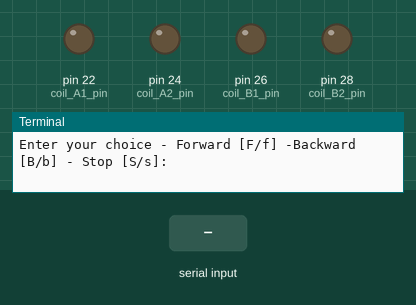
This program was run on a simulated Raspberry Pi (header pin numbers). Shown: output pins drawn as LEDs (lit = HIGH), the last lines printed to the terminal. Inputs (shaded band) come from the test bench.

Above: at 1.2 s.
1.3 s: "F" typed at the terminal, then Enter
At 2.1 s:
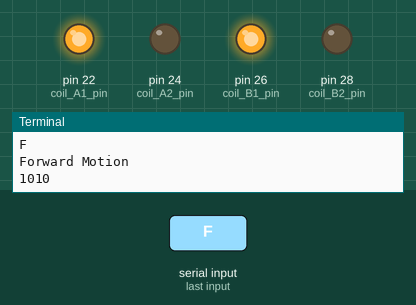
At 3.1 s:
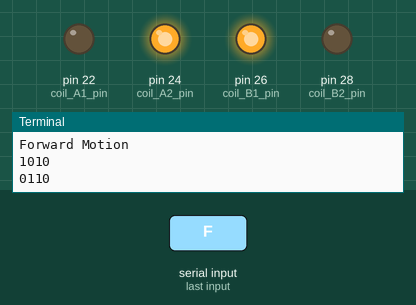
Timing chart, 0 to 10.8 s (numbered marks = the images above; inputs shaded):
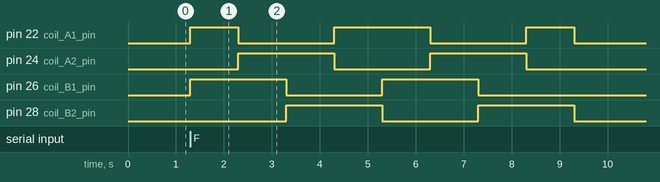

Measured:
- after the input at 1.3 s, pin 22 (coil_A1_pin): goes HIGH 1.0 s, LOW 2.0 s, HIGH 2.0 s, LOW 2.0 s, HIGH 1.0 s, then LOW, starting at once; pin 24 (coil_A2_pin): alternates HIGH for 2.0 s and LOW for 2.0 s, 4 changes in all, then stays LOW, starting after 1.0 s

The program:

Stepper_motor.py
```python
import RPi.GPIO as GPIO
import time
GPIO.setmode(GPIO.BOARD)
coil_A1_pin = 22
coil_A2_pin = 24
coil_B1_pin = 26
coil_B2_pin = 28
GPIO.setup(coil_A1_pin, GPIO.OUT)
GPIO.setup(coil_A2_pin, GPIO.OUT)
GPIO.setup(coil_B1_pin, GPIO.OUT)
GPIO.setup(coil_B2_pin, GPIO.OUT)
forward = ['1010', '0110', '0101', '1001']
backward = ['1001', '0101', '0110', '1010']
def forw(delay, steps):
    for i in range(steps):
        for step in forward:
            print(step)
            set_step(step)
            time.sleep(delay)
def back(delay, steps):
    for i in range(steps):
        for step in backward:
            print(step)
            set_step(step)
            time.sleep(delay)
def set_step(step):
    GPIO.output(coil_A1_pin, step[0] == '1')
    GPIO.output(coil_A2_pin, step[1] == '1')
    GPIO.output(coil_B1_pin, step[2] == '1')
    GPIO.output(coil_B2_pin, step[3] == '1')
while(True):
    choice = input("Enter your choice - Forward [F/f] -Backward [B/b] - Stop [S/s]: ")
    if(choice == 'F' or choice == 'f'):
        print("Forward Motion")
        set_step('0000')
        forw(1,2)
    set_step('0000')
    time.sleep(2)
    if(choice == 'B' or choice == 'b'):
        print("Backward Motion")
        set_step('0000')
        back(1,2)
        set_step('0000')
        time.sleep(2)
    if(choice == 'S' or choice == 's'):
        print("STOP!!!")
        break
```
